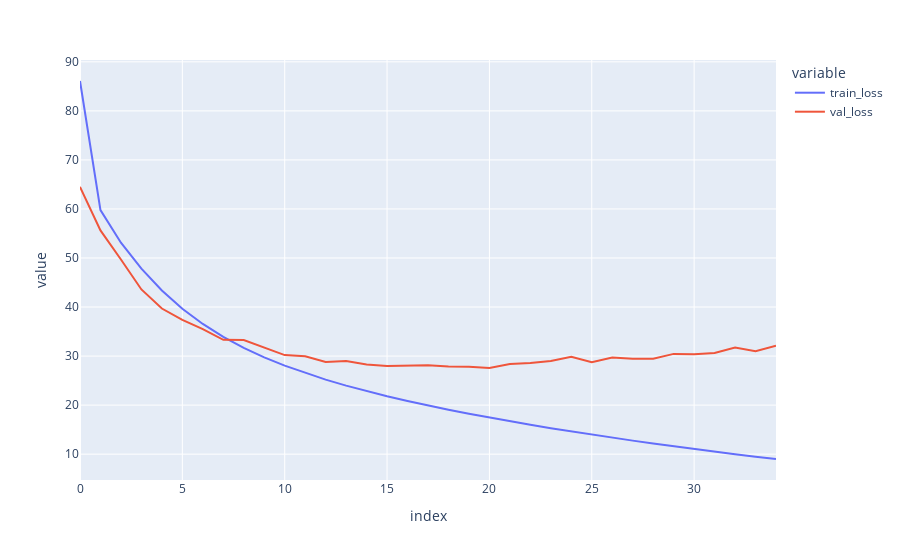

Notebook code cell kept with this figure:
### Code cell
px.line(losses,y = ['train_loss','val_loss'])

### Figure 1 — Plotly figure (JSON) as saved in the notebook; plotly's stock layout.template omitted (floating-point values rounded to 4 significant figures)
{"data": [{"hovertemplate": "variable=train_loss<br>index=%{x}<br>value=%{y}<extra></extra>", "legendgroup": "train_loss", "line": {"color": "#636efa", "dash": "solid"}, "mode": "lines", "name": "train_loss", "orientation": "v", "showlegend": true, "type": "scatter", "x": [0, 1, 2, 3, 4, 5, 6, 7, 8, 9, 10, 11, 12, 13, 14, 15, 16, 17, 18, 19, 20, 21, 22, 23, 24, 25, 26, 27, 28, 29, 30, 31, 32, 33, 34], "xaxis": "x", "y": [86.09, 59.77, 53.12, 47.82, 43.37, 39.66, 36.55, 33.92, 31.68, 29.74, 28.06, 26.55, 25.2, 23.97, 22.85, 21.79, 20.83, 19.9, 19.05, 18.24, 17.45, 16.71, 15.98, 15.3, 14.64, 14.0, 13.36, 12.76, 12.17, 11.6, 11.06, 10.51, 9.994, 9.492, 9.014], "yaxis": "y"}, {"hovertemplate": "variable=val_loss<br>index=%{x}<br>value=%{y}<extra></extra>", "legendgroup": "val_loss", "line": {"color": "#EF553B", "dash": "solid"}, "mode": "lines", "name": "val_loss", "orientation": "v", "showlegend": true, "type": "scatter", "x": [0, 1, 2, 3, 4, 5, 6, 7, 8, 9, 10, 11, 12, 13, 14, 15, 16, 17, 18, 19, 20, 21, 22, 23, 24, 25, 26, 27, 28, 29, 30, 31, 32, 33, 34], "xaxis": "x", "y": [64.51, 55.63, 49.68, 43.59, 39.69, 37.37, 35.52, 33.31, 33.29, 31.74, 30.2, 29.96, 28.82, 28.99, 28.29, 28.0, 28.08, 28.11, 27.88, 27.83, 27.57, 28.37, 28.58, 28.98, 29.85, 28.73, 29.71, 29.44, 29.45, 30.44, 30.38, 30.62, 31.76, 31.01, 32.1], "yaxis": "y"}], "layout": {"legend": {"title": {"text": "variable"}, "tracegroupgap": 0}, "margin": {"t": 60}, "xaxis": {"anchor": "y", "domain": [0, 1], "title": {"text": "index"}}, "yaxis": {"anchor": "x", "domain": [0, 1], "title": {"text": "value"}}}}
